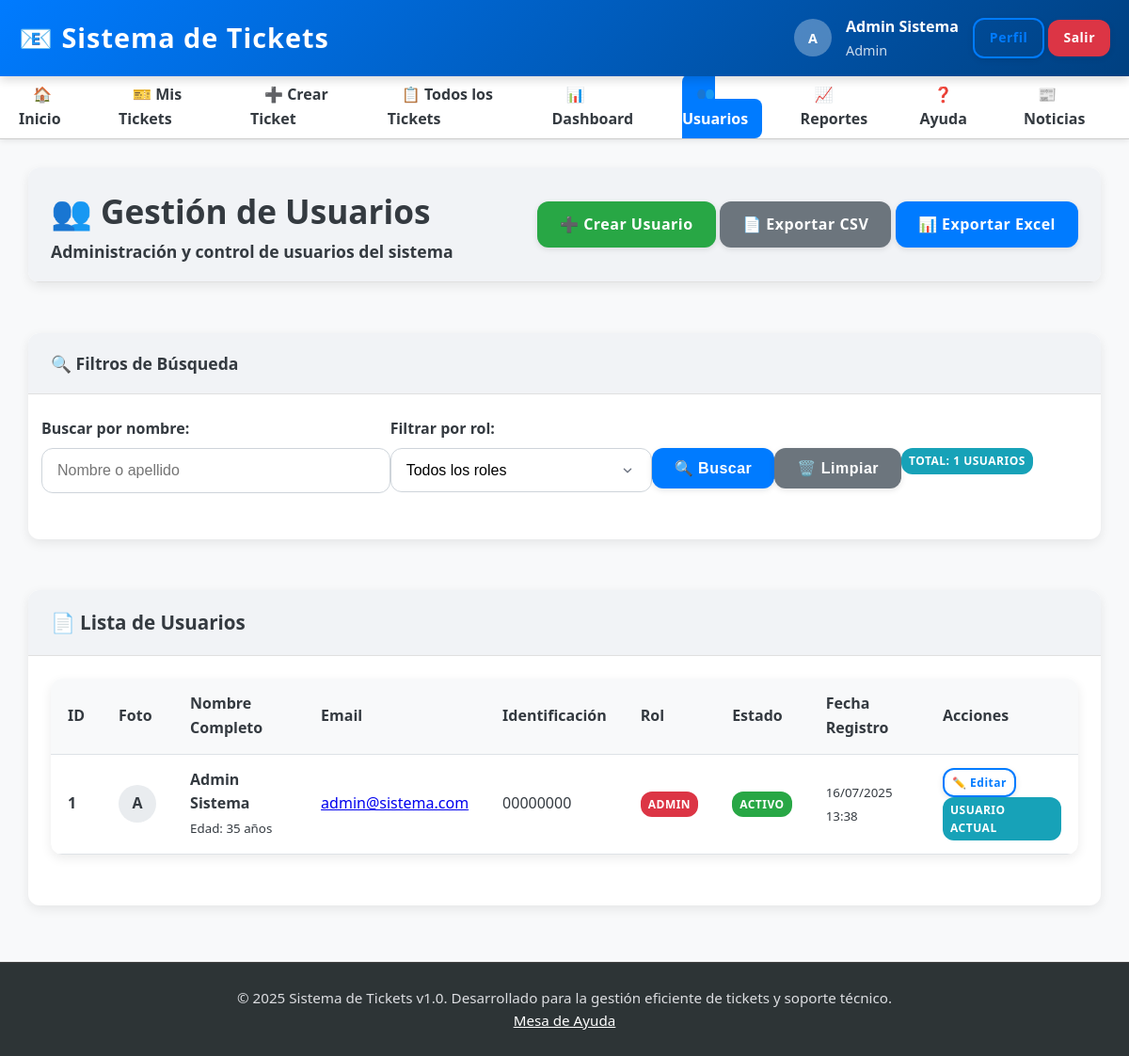
Page /views/admin/manage_users.php (signed in) on the committed database.
### tables this page shows
CREATE TABLE usuarios (
    id INT AUTO_INCREMENT PRIMARY KEY,
    primer_nombre VARCHAR(50) NOT NULL,
    segundo_nombre VARCHAR(50),
    primer_apellido VARCHAR(50) NOT NULL,
    segundo_apellido VARCHAR(50),
    email VARCHAR(100) NOT NULL UNIQUE,
    password VARCHAR(255) NOT NULL,
    sexo ENUM('M', 'F') NOT NULL,
    identificacion VARCHAR(20) NOT NULL UNIQUE,
    fecha_nacimiento DATE NOT NULL,
    foto_perfil VARCHAR(255),
    rol_id INT,
    activo BOOLEAN DEFAULT TRUE,
    created_at TIMESTAMP DEFAULT CURRENT_TIMESTAMP,
    updated_at TIMESTAMP DEFAULT CURRENT_TIMESTAMP ON UPDATE CURRENT_TIMESTAMP,
    FOREIGN KEY (rol_id) REFERENCES roles(id)
);

CREATE TABLE roles (
    id INT AUTO_INCREMENT PRIMARY KEY,
    nombre VARCHAR(50) NOT NULL UNIQUE,
    descripcion TEXT,
    permisos JSON,
    created_at TIMESTAMP DEFAULT CURRENT_TIMESTAMP
);

### views/admin/manage_users.php (the view, shortened to what the rows shown need)
<?php
require_once __DIR__ . '/../../config/database.php';
require_once __DIR__ . '/../../config/session.php';
require_once __DIR__ . '/../../controllers/UserController.php';
$userController = new UserController();
$resultados = $userController->listar();
$usuarios = $resultados['data'];
include __DIR__ . '/../layouts/header.php';
?>
<div class="container">
    <div class="row mb-4">
        <div class="col-12">
            <div class="card">
                <div class="card-header d-flex justify-content-between align-items-center">
                    <div>
                        <h1>👥 Gestión de Usuarios</h1>
                    </div>
                </div>
            </div>
        </div>
    </div>
    <div class="row">
        <div class="col-12">
            <div class="card">
                <div class="card-body">
                    <?php if (empty($usuarios)): ?>
                        <div class="text-center py-5">
                            <h4>👤 No hay usuarios</h4>
                            <p>No se encontraron usuarios con los criterios seleccionados.</p>
                            <a href="<?= getBaseUrl() ?>/views/admin/create_user.php" class="btn btn-success">
                                ➕ Crear primer usuario
                            </a>
                        </div>
                    <?php else: ?>
                        <div class="table-responsive">
                            <table class="table">
                                <thead>
                                    <tr>
                                        <th>ID</th>
                                        <th>Foto</th>
                                        <th>Nombre Completo</th>
                                        <th>Email</th>
                                        <th>Identificación</th>
                                        <th>Rol</th>
                                        <th>Estado</th>
                                        <th>Fecha Registro</th>
                                        <th>Acciones</th>
                                    </tr>
                                </thead>
                                <tbody>
                                    <?php foreach ($usuarios as $usuario): ?>
                                    <tr>
                                        <td><strong><?= $usuario['id'] ?></strong></td>
                                        <td>
                                            <?php if (!empty($usuario['foto_perfil'])): ?>
                                                <img src="<?= getBaseUrl() ?>/assets/uploads/<?= htmlspecialchars($usuario['foto_perfil']) ?>"
                                                     alt="Foto"
                                                     style="width: 40px; height: 40px; border-radius: 50%; object-fit: cover;">
                                            <?php else: ?>
                                                <div style="width: 40px; height: 40px; border-radius: 50%; background: #e9ecef;
                                                            display: flex; align-items: center; justify-content: center; font-weight: bold;">
                                                    <?= strtoupper(substr($usuario['primer_nombre'], 0, 1)) ?>
                                                </div>
                                            <?php endif; ?>
                                        </td>
                                        <td>
                                            <div>
                                                <strong>
                                                    <?= htmlspecialchars($usuario['primer_nombre'] . ' ' . ($usuario['segundo_nombre'] ? $usuario['segundo_nombre'] . ' ' : '')) ?>
                                                    <?= htmlspecialchars($usuario['primer_apellido'] . ' ' . ($usuario['segundo_apellido'] ?? '')) ?>
                                                </strong>
                                            </div>
                                            <small class="text-muted">
                                                Edad: <?= date_diff(date_create($usuario['fecha_nacimiento']), date_create())->y ?> años
                                            </small>
                                        </td>
                                        <td>
                                            <a href="mailto:<?= htmlspecialchars($usuario['email']) ?>">
                                                <?= htmlspecialchars($usuario['email']) ?>
                                            </a>
                                        </td>
                                        <td><?= htmlspecialchars($usuario['identificacion']) ?></td>
                                        <td>
                                            <span class="badge badge-<?=
                                                $usuario['rol_nombre'] === 'Admin' ? 'danger' :
                                                ($usuario['rol_nombre'] === 'Agente' ? 'warning' : 'primary')
                                            ?>">
                                                <?= htmlspecialchars($usuario['rol_nombre']) ?>
                                            </span>
                                        </td>
                                        <td>
                                            <span class="badge badge-<?= $usuario['activo'] ? 'success' : 'secondary' ?>">
                                                <?= $usuario['activo'] ? 'Activo' : 'Inactivo' ?>
                                            </span>
                                        </td>
                                        <td>
                                            <small>
                                                <?= date('d/m/Y', strtotime($usuario['created_at'])) ?><br>
                                                <?= date('H:i', strtotime($usuario['created_at'])) ?>
                                            </small>
                                        </td>
                                        <td>
                                            <div class="btn-group btn-group-sm">
                                                <a href="<?= getBaseUrl() ?>/views/admin/edit_user.php?id=<?= $usuario['id'] ?>"
                                                   class="btn btn-outline-primary btn-sm">
                                                    ✏️ Editar
                                                </a>
                                                <?php if ($usuario['id'] != obtenerUsuarioActual()['id']): ?>
                                                    <button class="btn btn-outline-warning btn-sm"
                                                            onclick="toggleUserStatus(<?= $usuario['id'] ?>, '<?= $usuario['activo'] ? 'desactivar' : 'activar' ?>')">
                                                        <?= $usuario['activo'] ? '🚫 Desactivar' : '✅ Activar' ?>
                                                    </button>
                                                    <button class="btn btn-outline-danger btn-sm"
                                                            onclick="confirmDeleteUser(<?= $usuario['id'] ?>, '<?= htmlspecialchars($usuario['primer_nombre'] . ' ' . $usuario['primer_apellido']) ?>')">
                                                        🗑️ Eliminar
                                                    </button>
                                                <?php else: ?>
                                                    <span class="badge badge-info">Usuario actual</span>
                                                <?php endif; ?>
                                            </div>
                                        </td>
                                    </tr>
                                    <?php endforeach; ?>
                                </tbody>
                            </table>
                        </div>
                    <?php endif; ?>
                </div>
            </div>
        </div>
    </div>
</div>
<?php include __DIR__ . '/../layouts/footer.php'; ?>

### rows in the picture
usuarios: id "1", primer_nombre "A", primer_nombre+segundo_nombre "Admin", primer_apellido+segundo_apellido "Sistema", fecha_nacimiento "35", email "admin@sistema.com", identificacion "00000000", rol.nombre "ADMIN", activo "ACTIVO", created_at "16/07/2025", created_at "13:38", shows "USUARIO ACTUAL"

### other values in the picture
APP_NAME "Sistema de Tickets"
substr($usuario['nombre'], 0, 1) "A"
$usuario['nombre'] "Admin Sistema"
$usuario['rol'] "Admin"
$total "1"
APP_VERSION "1.0"
